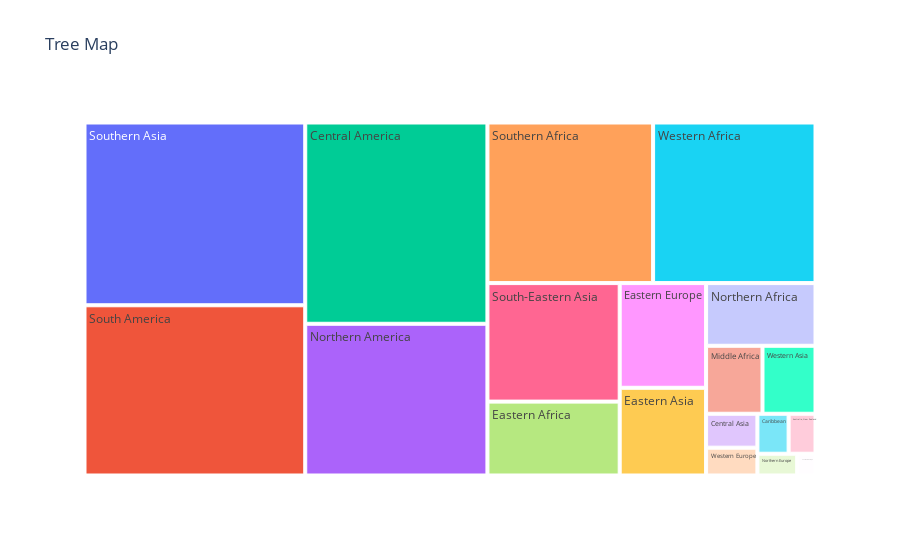

The notebook cell this image was saved under:
### Code cell
'''fig = px.treemap(df,path =['Category'],values = 'Value' ,title = "Tree Map")
# you can as well update the template or also leave it as it is 
fig.update('hovertemplate = 'Category : %{label}<br> value:%{value}')
fig.show()'''
fig = px.treemap(df, path=['Category'], values='Value', title="Tree Map")

# Updating  the hover template
fig.update_traces(hovertemplate='Category: %{label}<br>Value: %{value}')

# Display the figure
fig.show()

### Figure 1 — Plotly figure (JSON) as saved in the notebook; plotly's stock layout.template omitted (floating-point values rounded to 4 significant figures)
{"data": [{"branchvalues": "total", "domain": {"x": [0, 1], "y": [0, 1]}, "hovertemplate": "Category: %{label}<br>Value: %{value}", "ids": ["Australia, New Zealand", "Caribbean", "Central America", "Central Asia", "Eastern Africa", "Eastern Asia", "Eastern Europe", "Middle Africa", "Northern Africa", "Northern America", "Northern Europe", "South America", "South-Eastern Asia", "Southern Africa", "Southern Asia", "Southern Europe", "Western Africa", "Western Asia", "Western Europe"], "labels": ["Australia, New Zealand", "Caribbean", "Central America", "Central Asia", "Eastern Africa", "Eastern Asia", "Eastern Europe", "Middle Africa", "Northern Africa", "Northern America", "Northern Europe", "South America", "South-Eastern Asia", "Southern Africa", "Southern Asia", "Southern Europe", "Western Africa", "Western Asia", "Western Europe"], "name": "", "parents": ["", "", "", "", "", "", "", "", "", "", "", "", "", "", "", "", "", "", ""], "type": "treemap", "values": [173.5, 201.5, 5921.0, 281.2, 1578.0, 1223.0, 1460.0, 619.2, 1108.0, 4463.0, 139.8, 6067.0, 2531.0, 4296.0, 6515.0, 64.29, 4211.0, 581.9, 230.6]}], "layout": {"legend": {"tracegroupgap": 0}, "title": {"text": "Tree Map"}}}
